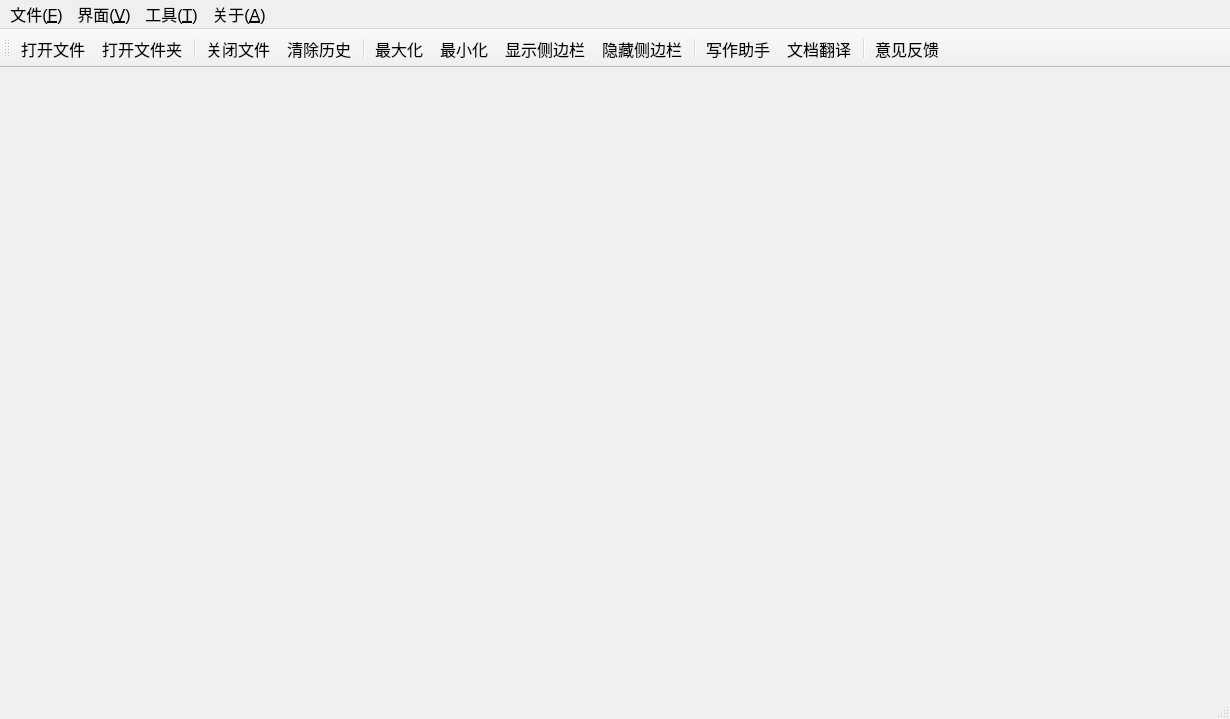
<?xml version="1.0" encoding="UTF-8"?>
<ui version="4.0">
 <class>MainWindow</class>
 <widget class="QMainWindow" name="MainWindow">
  <property name="geometry">
   <rect>
    <x>0</x>
    <y>0</y>
    <width>1230</width>
    <height>719</height>
   </rect>
  </property>
  <property name="font">
   <font>
    <pointsize>12</pointsize>
   </font>
  </property>
  <property name="windowTitle">
   <string>根号三 翻译器 - 论文助手 （Paper Assistant）</string>
  </property>
  <property name="iconSize">
   <size>
    <width>24</width>
    <height>24</height>
   </size>
  </property>
  <widget class="QWidget" name="centralwidget"/>
  <widget class="QMenuBar" name="menubar">
   <property name="geometry">
    <rect>
     <x>0</x>
     <y>0</y>
     <width>1230</width>
     <height>29</height>
    </rect>
   </property>
   <widget class="QMenu" name="menu_file">
    <property name="font">
     <font>
      <pointsize>11</pointsize>
     </font>
    </property>
    <property name="title">
     <string>文件(&amp;F)</string>
    </property>
    <addaction name="action_open_file"/>
    <addaction name="action_open_folder"/>
    <addaction name="separator"/>
    <addaction name="action_close_file"/>
    <addaction name="action_clear_history"/>
    <addaction name="separator"/>
    <addaction name="action_app_exit"/>
   </widget>
   <widget class="QMenu" name="menu_view">
    <property name="font">
     <font>
      <pointsize>11</pointsize>
     </font>
    </property>
    <property name="title">
     <string>界面(&amp;V)</string>
    </property>
    <addaction name="action_window_maximize"/>
    <addaction name="action_window_minimize"/>
    <addaction name="separator"/>
    <addaction name="action_sidebar_show"/>
    <addaction name="action_sidebar_hide"/>
   </widget>
   <widget class="QMenu" name="menu_tools">
    <property name="font">
     <font>
      <pointsize>11</pointsize>
     </font>
    </property>
    <property name="title">
     <string>工具(&amp;T)</string>
    </property>
    <addaction name="action_paperwriting_helper"/>
    <addaction name="action_document_translate"/>
   </widget>
   <widget class="QMenu" name="menu_about">
    <property name="font">
     <font>
      <pointsize>11</pointsize>
     </font>
    </property>
    <property name="title">
     <string>关于(&amp;A)</string>
    </property>
    <addaction name="action_app_about"/>
    <addaction name="action_feedback"/>
   </widget>
   <addaction name="menu_file"/>
   <addaction name="menu_view"/>
   <addaction name="menu_tools"/>
   <addaction name="menu_about"/>
  </widget>
  <widget class="QStatusBar" name="statusbar"/>
  <widget class="QToolBar" name="toolBar">
   <property name="windowTitle">
    <string>toolBar</string>
   </property>
   <attribute name="toolBarArea">
    <enum>TopToolBarArea</enum>
   </attribute>
   <attribute name="toolBarBreak">
    <bool>false</bool>
   </attribute>
   <addaction name="action_open_file"/>
   <addaction name="action_open_folder"/>
   <addaction name="separator"/>
   <addaction name="action_close_file"/>
   <addaction name="action_clear_history"/>
   <addaction name="separator"/>
   <addaction name="action_window_maximize"/>
   <addaction name="action_window_minimize"/>
   <addaction name="action_sidebar_show"/>
   <addaction name="action_sidebar_hide"/>
   <addaction name="separator"/>
   <addaction name="action_paperwriting_helper"/>
   <addaction name="action_document_translate"/>
   <addaction name="separator"/>
   <addaction name="action_feedback"/>
  </widget>
  <action name="action_open_file">
   <property name="text">
    <string>打开文件</string>
   </property>
  </action>
  <action name="action_open_folder">
   <property name="text">
    <string>打开文件夹</string>
   </property>
  </action>
  <action name="action_close_file">
   <property name="text">
    <string>关闭文件</string>
   </property>
  </action>
  <action name="action_clear_history">
   <property name="text">
    <string>清除历史</string>
   </property>
  </action>
  <action name="action_app_exit">
   <property name="text">
    <string>退出程序</string>
   </property>
  </action>
  <action name="action_window_maximize">
   <property name="text">
    <string>最大化</string>
   </property>
  </action>
  <action name="action_window_minimize">
   <property name="text">
    <string>最小化</string>
   </property>
  </action>
  <action name="action_sidebar_show">
   <property name="text">
    <string>显示侧边栏</string>
   </property>
  </action>
  <action name="action_sidebar_hide">
   <property name="text">
    <string>隐藏侧边栏</string>
   </property>
  </action>
  <action name="action_paperwriting_helper">
   <property name="text">
    <string>写作助手</string>
   </property>
  </action>
  <action name="action_document_translate">
   <property name="text">
    <string>文档翻译</string>
   </property>
  </action>
  <action name="action_app_about">
   <property name="text">
    <string>软件信息</string>
   </property>
  </action>
  <action name="action_feedback">
   <property name="text">
    <string>意见反馈</string>
   </property>
  </action>
 </widget>
 <resources/>
 <connections>
  <connection>
   <sender>action_app_exit</sender>
   <signal>triggered()</signal>
   <receiver>MainWindow</receiver>
   <slot>close()</slot>
   <hints>
    <hint type="sourcelabel">
     <x>-1</x>
     <y>-1</y>
    </hint>
    <hint type="destinationlabel">
     <x>399</x>
     <y>299</y>
    </hint>
   </hints>
  </connection>
  <connection>
   <sender>action_window_maximize</sender>
   <signal>triggered()</signal>
   <receiver>MainWindow</receiver>
   <slot>showMaximized()</slot>
   <hints>
    <hint type="sourcelabel">
     <x>-1</x>
     <y>-1</y>
    </hint>
    <hint type="destinationlabel">
     <x>399</x>
     <y>299</y>
    </hint>
   </hints>
  </connection>
  <connection>
   <sender>action_window_minimize</sender>
   <signal>triggered()</signal>
   <receiver>MainWindow</receiver>
   <slot>showNormal()</slot>
   <hints>
    <hint type="sourcelabel">
     <x>-1</x>
     <y>-1</y>
    </hint>
    <hint type="destinationlabel">
     <x>399</x>
     <y>299</y>
    </hint>
   </hints>
  </connection>
 </connections>
</ui>
